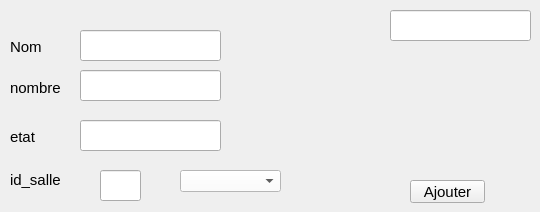
      <widget class="QWidget" name="tab_5">
       <attribute name="title">
        <string>Ajouter</string>
       </attribute>
       <widget class="QLabel" name="label_13">
        <property name="geometry">
         <rect>
          <x>10</x>
          <y>40</y>
          <width>47</width>
          <height>13</height>
         </rect>
        </property>
        <property name="font">
         <font>
          <pointsize>11</pointsize>
         </font>
        </property>
        <property name="text">
         <string>Nom</string>
        </property>
       </widget>
       <widget class="QLineEdit" name="nomAdd">
        <property name="geometry">
         <rect>
          <x>80</x>
          <y>30</y>
          <width>141</width>
          <height>31</height>
         </rect>
        </property>
        <property name="font">
         <font>
          <family>Bahnschrift</family>
          <pointsize>14</pointsize>
         </font>
        </property>
        <property name="styleSheet">
         <string notr="true"/>
        </property>
        <property name="text">
         <string/>
        </property>
       </widget>
       <widget class="QLabel" name="label_22">
        <property name="geometry">
         <rect>
          <x>10</x>
          <y>80</y>
          <width>61</width>
          <height>16</height>
         </rect>
        </property>
        <property name="font">
         <font>
          <pointsize>11</pointsize>
         </font>
        </property>
        <property name="text">
         <string>nombre</string>
        </property>
       </widget>
       <widget class="QLineEdit" name="idmAdd">
        <property name="geometry">
         <rect>
          <x>390</x>
          <y>10</y>
          <width>141</width>
          <height>31</height>
         </rect>
        </property>
        <property name="font">
         <font>
          <family>Bahnschrift</family>
          <pointsize>14</pointsize>
         </font>
        </property>
       </widget>
       <widget class="QLineEdit" name="nombreAdd">
        <property name="geometry">
         <rect>
          <x>80</x>
          <y>70</y>
          <width>141</width>
          <height>31</height>
         </rect>
        </property>
        <property name="font">
         <font>
          <family>Bahnschrift</family>
          <pointsize>14</pointsize>
         </font>
        </property>
        <property name="text">
         <string/>
        </property>
       </widget>
       <widget class="QPushButton" name="ajout_materiel">
        <property name="geometry">
         <rect>
          <x>410</x>
          <y>180</y>
          <width>75</width>
          <height>23</height>
         </rect>
        </property>
        <property name="font">
         <font>
          <pointsize>11</pointsize>
         </font>
        </property>
        <property name="text">
         <string>Ajouter</string>
        </property>
       </widget>
       <widget class="QLineEdit" name="etatAdd">
        <property name="geometry">
         <rect>
          <x>80</x>
          <y>120</y>
          <width>141</width>
          <height>31</height>
         </rect>
        </property>
        <property name="font">
         <font>
          <family>Bahnschrift</family>
          <pointsize>14</pointsize>
         </font>
        </property>
        <property name="text">
         <string/>
        </property>
       </widget>
       <widget class="QLabel" name="label_23">
        <property name="geometry">
         <rect>
          <x>10</x>
          <y>130</y>
          <width>47</width>
          <height>13</height>
         </rect>
        </property>
        <property name="font">
         <font>
          <pointsize>11</pointsize>
         </font>
        </property>
        <property name="text">
         <string>etat</string>
        </property>
       </widget>
       <widget class="QLineEdit" name="idmsAdd">
        <property name="geometry">
         <rect>
          <x>100</x>
          <y>170</y>
          <width>41</width>
          <height>31</height>
         </rect>
        </property>
        <property name="font">
         <font>
          <family>Bahnschrift</family>
          <pointsize>14</pointsize>
         </font>
        </property>
       </widget>
       <widget class="QLabel" name="label_18">
        <property name="geometry">
         <rect>
          <x>10</x>
          <y>170</y>
          <width>81</width>
          <height>20</height>
         </rect>
        </property>
        <property name="font">
         <font>
          <pointsize>11</pointsize>
         </font>
        </property>
        <property name="text">
         <string>id_salle</string>
        </property>
       </widget>
       <widget class="QComboBox" name="comboBox">
        <property name="geometry">
         <rect>
          <x>180</x>
          <y>170</y>
          <width>101</width>
          <height>22</height>
         </rect>
        </property>
        <property name="styleSheet">
         <string notr="true">background-color:white;</string>
        </property>
       </widget>
      </widget>
